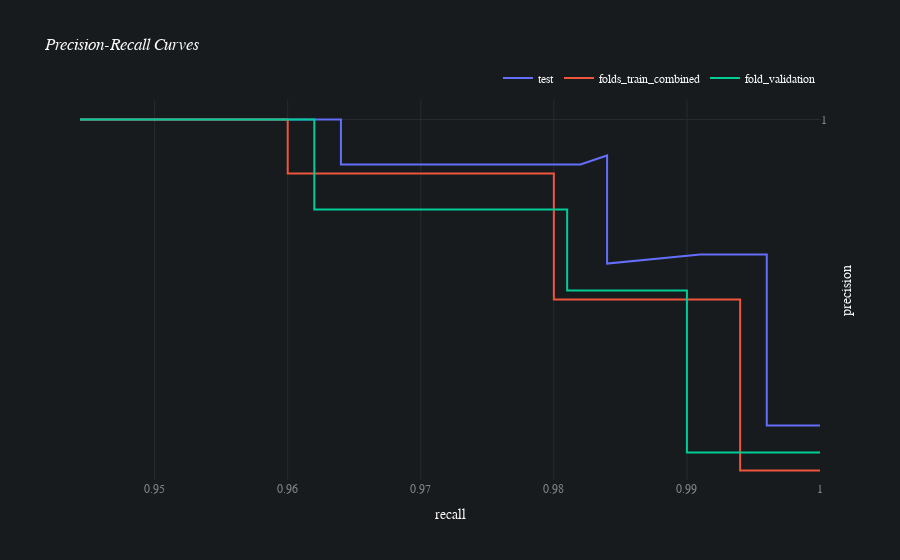

Notebook source saved alongside this figure:
### Code cell
batch.jobs[8].results[0].plot_precision_recall()

### Figure 1 — Plotly figure (JSON) as saved in the notebook; plotly's stock layout.template omitted (floating-point values rounded to 4 significant figures)
{"data": [{"hovertemplate": "split=test<br>recall=%{x}<br>precision=%{y}<extra></extra>", "legendgroup": "test", "line": {"color": "#636efa", "dash": "solid"}, "mode": "lines", "name": "test", "orientation": "v", "showlegend": true, "type": "scatter", "x": [1, 0.996, 0.996, 0.996, 0.996, 0.996, 0.991, 0.984, 0.984, 0.984, 0.982, 0.976, 0.964, 0.964, 0.96, 0.958, 0.953, 0.947, 0.942, 0.931, 0.918, 0.913, 0.902, 0.9, 0.893, 0.887, 0.88, 0.873, 0.862, 0.858, 0.849, 0.829, 0.818, 0.809, 0.807, 0.802, 0.796, 0.789, 0.776, 0.769, 0.767, 0.762, 0.753, 0.747, 0.744, 0.736, 0.729, 0.722, 0.713, 0.707, 0.696, 0.691, 0.687, 0.676, 0.669, 0.667, 0.658, 0.653, 0.647, 0.638, 0.629, 0.622, 0.613, 0.607, 0.6, 0.587, 0.58, 0.571, 0.567, 0.556, 0.551, 0.547, 0.538, 0.536, 0.524, 0.52, 0.511, 0.502, 0.496, 0.482, 0.473, 0.467, 0.464, 0.456, 0.451, 0.449, 0.44, 0.436, 0.431, 0.427, 0.422, 0.413, 0.407, 0.404, 0.396, 0.387, 0.38, 0.371, 0.362, 0.356, 0.351, 0.344, 0.34, 0.333, 0], "xaxis": "x", "y": [0.966, 0.966, 0.974, 0.976, 0.982, 0.985, 0.985, 0.984, 0.991, 0.996, 0.995, 0.995, 0.995, 1, 1, 1, 1, 1, 1, 1, 1, 1, 1, 1, 1, 1, 1, 1, 1, 1, 1, 1, 1, 1, 1, 1, 1, 1, 1, 1, 1, 1, 1, 1, 1, 1, 1, 1, 1, 1, 1, 1, 1, 1, 1, 1, 1, 1, 1, 1, 1, 1, 1, 1, 1, 1, 1, 1, 1, 1, 1, 1, 1, 1, 1, 1, 1, 1, 1, 1, 1, 1, 1, 1, 1, 1, 1, 1, 1, 1, 1, 1, 1, 1, 1, 1, 1, 1, 1, 1, 1, 1, 1, 1, 1], "yaxis": "y"}, {"hovertemplate": "split=folds_train_combined<br>recall=%{x}<br>precision=%{y}<extra></extra>", "legendgroup": "folds_train_combined", "line": {"color": "#EF553B", "dash": "solid"}, "mode": "lines", "name": "folds_train_combined", "orientation": "v", "showlegend": true, "type": "scatter", "x": [1, 0.994, 0.994, 0.994, 0.994, 0.988, 0.98, 0.98, 0.98, 0.971, 0.965, 0.96, 0.96, 0.954, 0.948, 0.942, 0.933, 0.925, 0.919, 0.913, 0.905, 0.898, 0.892, 0.886, 0.879, 0.874, 0.867, 0.861, 0.852, 0.846, 0.842, 0.837, 0.824, 0.818, 0.811, 0.802, 0.795, 0.787, 0.781, 0.776, 0.769, 0.765, 0.762, 0.754, 0.748, 0.739, 0.733, 0.727, 0.719, 0.713, 0.705, 0.698, 0.692, 0.685, 0.677, 0.669, 0.662, 0.654, 0.645, 0.638, 0.631, 0.624, 0.618, 0.611, 0.605, 0.598, 0.589, 0.582, 0.575, 0.568, 0.563, 0.556, 0.55, 0.543, 0.537, 0.53, 0.524, 0.517, 0.51, 0.502, 0.494, 0.487, 0.481, 0.474, 0.468, 0.463, 0.456, 0.448, 0.443, 0.437, 0.432, 0.425, 0.418, 0.411, 0.405, 0.398, 0.39, 0.387, 0.385, 0.376, 0.369, 0.362, 0.355, 0.348, 0.342, 0.335, 0], "xaxis": "x", "y": [0.961, 0.961, 0.966, 0.972, 0.98, 0.98, 0.98, 0.988, 0.994, 0.994, 0.994, 0.994, 1, 1, 1, 1, 1, 1, 1, 1, 1, 1, 1, 1, 1, 1, 1, 1, 1, 1, 1, 1, 1, 1, 1, 1, 1, 1, 1, 1, 1, 1, 1, 1, 1, 1, 1, 1, 1, 1, 1, 1, 1, 1, 1, 1, 1, 1, 1, 1, 1, 1, 1, 1, 1, 1, 1, 1, 1, 1, 1, 1, 1, 1, 1, 1, 1, 1, 1, 1, 1, 1, 1, 1, 1, 1, 1, 1, 1, 1, 1, 1, 1, 1, 1, 1, 1, 1, 1, 1, 1, 1, 1, 1, 1, 1, 1], "yaxis": "y"}, {"hovertemplate": "split=fold_validation<br>recall=%{x}<br>precision=%{y}<extra></extra>", "legendgroup": "fold_validation", "line": {"color": "#00cc96", "dash": "solid"}, "mode": "lines", "name": "fold_validation", "orientation": "v", "showlegend": true, "type": "scatter", "x": [1, 0.99, 0.99, 0.99, 0.981, 0.981, 0.971, 0.962, 0.962, 0.952, 0.943, 0.933, 0.924, 0.914, 0.91, 0.9, 0.89, 0.886, 0.871, 0.867, 0.857, 0.848, 0.833, 0.819, 0.805, 0.795, 0.79, 0.786, 0.776, 0.762, 0.757, 0.738, 0.719, 0.71, 0.7, 0.69, 0.681, 0.676, 0.667, 0.662, 0.657, 0.652, 0.648, 0.643, 0.638, 0.629, 0.624, 0.614, 0.61, 0.605, 0.6, 0.595, 0.581, 0.576, 0.567, 0.562, 0.552, 0.548, 0.538, 0.533, 0.529, 0.524, 0.519, 0.51, 0.505, 0.495, 0.481, 0.476, 0.462, 0.452, 0.438, 0.433, 0.429, 0.424, 0.414, 0.41, 0.405, 0.386, 0.362, 0.357, 0.352, 0.348, 0.343, 0.333, 0.329, 0], "xaxis": "x", "y": [0.963, 0.963, 0.972, 0.981, 0.981, 0.99, 0.99, 0.99, 1, 1, 1, 1, 1, 1, 1, 1, 1, 1, 1, 1, 1, 1, 1, 1, 1, 1, 1, 1, 1, 1, 1, 1, 1, 1, 1, 1, 1, 1, 1, 1, 1, 1, 1, 1, 1, 1, 1, 1, 1, 1, 1, 1, 1, 1, 1, 1, 1, 1, 1, 1, 1, 1, 1, 1, 1, 1, 1, 1, 1, 1, 1, 1, 1, 1, 1, 1, 1, 1, 1, 1, 1, 1, 1, 1, 1, 1], "yaxis": "y"}], "layout": {"autosize": true, "font": {"color": "#FAFAFA", "family": "Avenir"}, "hoverlabel": {"bgcolor": "#0F0F0F", "font": {"family": "Avenir", "size": 15}}, "legend": {"orientation": "h", "title": {}, "tracegroupgap": 0, "x": 1, "xanchor": "right", "y": 1.02, "yanchor": "bottom"}, "paper_bgcolor": "#181B1E", "plot_bgcolor": "#181B1E", "title": {"text": "<i>Precision-Recall Curves</i>"}, "xaxis": {"anchor": "y", "autorange": false, "domain": [0, 1], "gridcolor": "#262B2F", "range": [0.9444, 1], "tickfont": {"color": "#818487"}, "title": {"text": "recall"}, "type": "linear", "zeroline": false}, "yaxis": {"anchor": "x", "autorange": false, "domain": [0, 1], "dtick": 0.05, "gridcolor": "#262B2F", "range": [0.96, 1.002], "side": "right", "tick0": 0, "tickfont": {"color": "#818487"}, "tickmode": "linear", "title": {"text": "precision"}, "type": "linear", "zeroline": false}}}
